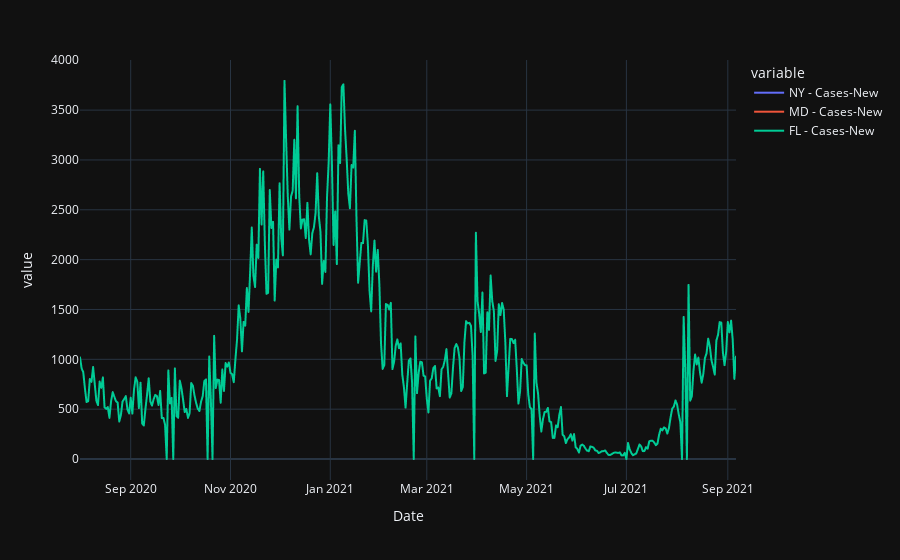

Here is the notebook cell this chart was saved with:
### Code cell
plot_df = get_states_to_plot(DF,#state_list=['CA','PA'],
                            plot_cols=['Cases-New'])
px.line(plot_df)

### Figure 1 — Plotly figure (JSON) as saved in the notebook; plotly's stock layout.template omitted (floating-point values rounded to 4 significant figures; data arrays with more than 128 entries replaced by an {"elided": "..."} marker saying what was removed)
{"data": [{"hovertemplate": "variable=NY - Cases-New<br>Date=%{x}<br>value=%{y}<extra></extra>", "legendgroup": "NY - Cases-New", "line": {"color": "#636efa", "dash": "solid"}, "marker": {"symbol": "circle"}, "mode": "lines", "name": "NY - Cases-New", "showlegend": true, "type": "scattergl", "x": {"elided": "402 str values"}, "xaxis": "x", "y": {"elided": "402 int values"}, "yaxis": "y"}, {"hovertemplate": "variable=MD - Cases-New<br>Date=%{x}<br>value=%{y}<extra></extra>", "legendgroup": "MD - Cases-New", "line": {"color": "#EF553B", "dash": "solid"}, "marker": {"symbol": "circle"}, "mode": "lines", "name": "MD - Cases-New", "showlegend": true, "type": "scattergl", "x": {"elided": "402 str values"}, "xaxis": "x", "y": {"elided": "402 int values"}, "yaxis": "y"}, {"hovertemplate": "variable=FL - Cases-New<br>Date=%{x}<br>value=%{y}<extra></extra>", "legendgroup": "FL - Cases-New", "line": {"color": "#00cc96", "dash": "solid"}, "marker": {"symbol": "circle"}, "mode": "lines", "name": "FL - Cases-New", "showlegend": true, "type": "scattergl", "x": {"elided": "402 str values"}, "xaxis": "x", "y": {"elided": "402 int values"}, "yaxis": "y"}], "layout": {"legend": {"title": {"text": "variable"}, "tracegroupgap": 0}, "margin": {"t": 60}, "xaxis": {"anchor": "y", "domain": [0, 1], "title": {"text": "Date"}}, "yaxis": {"anchor": "x", "domain": [0, 1], "title": {"text": "value"}}}}
